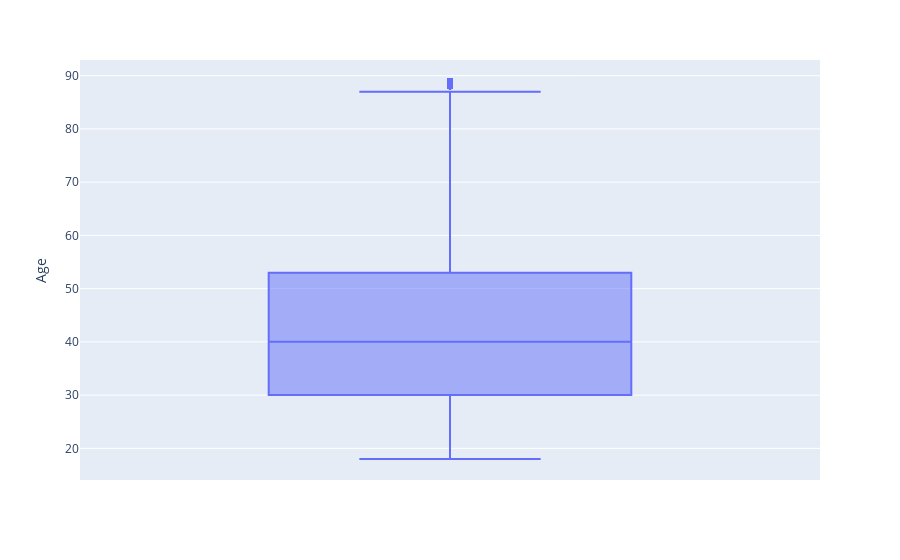

Source (notebook cell):
### Code cell
grafico = px.box(data, y='Age')
grafico.show()

### Figure 1 — Plotly figure (JSON) as saved in the notebook; plotly's stock layout.template omitted (floating-point values rounded to 4 significant figures; data arrays with more than 128 entries replaced by an {"elided": "..."} marker saying what was removed)
{"data": [{"alignmentgroup": "True", "hovertemplate": "Age=%{y}<extra></extra>", "legendgroup": "", "marker": {"color": "#636efa"}, "name": "", "notched": false, "offsetgroup": "", "orientation": "v", "showlegend": false, "type": "box", "x0": " ", "xaxis": "x", "y": {"elided": "8068 int values"}, "y0": " ", "yaxis": "y"}], "layout": {"boxmode": "group", "legend": {"tracegroupgap": 0}, "margin": {"t": 60}, "xaxis": {"anchor": "y", "domain": [0, 1]}, "yaxis": {"anchor": "x", "domain": [0, 1], "title": {"text": "Age"}}}}
